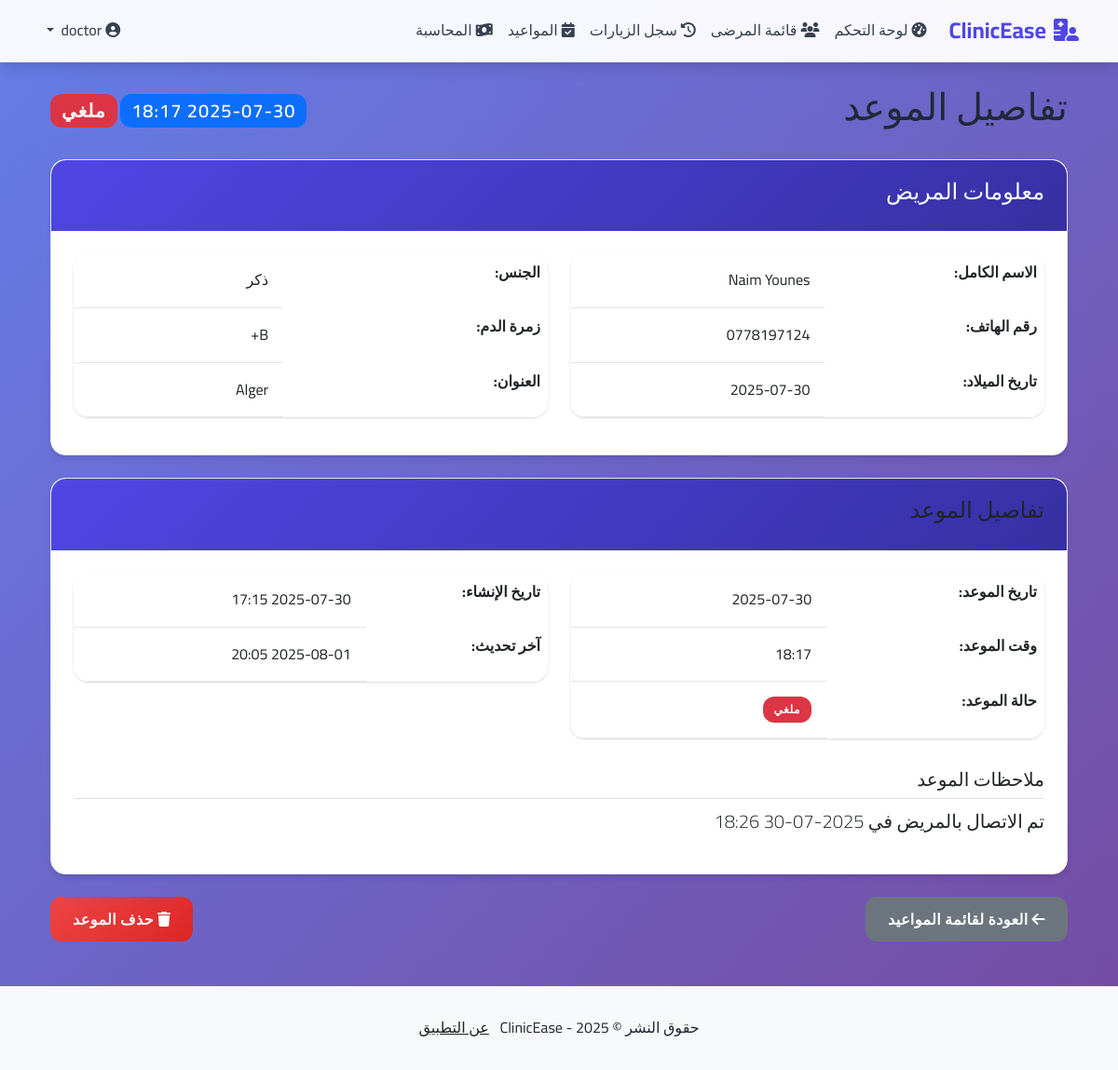
The app's page /appointment/1 (signed in) with its own data.
### clinic_app/models.py (models this page shows, shortened)
class Appointment(db.Model):
    id = db.Column(db.Integer, primary_key=True)
    patient_id = db.Column(db.Integer, db.ForeignKey("patient.id"), nullable=False)
    doctor_id = db.Column(db.Integer, db.ForeignKey("user.id"), nullable=False)
    visit_id = db.Column(db.Integer, db.ForeignKey("visit.id"), nullable=True)  # الزيارة المرتبطة بالموعد
    appointment_date = db.Column(db.DateTime, nullable=False)  # تاريخ ووقت الموعد
    status = db.Column(db.String(20), nullable=False, default="مجدول")  # مجدول، مكتمل، ملغي، فائت
    notes = db.Column(db.Text, nullable=True)  # ملاحظات حول الموعد
    created_at = db.Column(db.DateTime, nullable=False, default=datetime.utcnow)
    updated_at = db.Column(db.DateTime, nullable=False, default=datetime.utcnow, onupdate=datetime.utcnow)
    patient = db.relationship("Patient", backref="appointments", lazy=True)
    doctor = db.relationship("User", backref="doctor_appointments", lazy=True)
    visit = db.relationship("Visit", backref="follow_up_appointment", uselist=False, lazy=True)

class Patient(db.Model):
    id = db.Column(db.Integer, primary_key=True)
    full_name = db.Column(db.String(100), nullable=False)
    phone = db.Column(db.String(20), nullable=False)
    birth_date = db.Column(db.Date, nullable=True)
    gender = db.Column(db.String(10), nullable=True)  # male, female, other
    blood_group = db.Column(db.String(5), nullable=True)  # A+, A-, B+, B-, AB+, AB-, O+, O-
    address = db.Column(db.String(200), nullable=True)
    created_at = db.Column(db.DateTime, nullable=False, default=datetime.utcnow)
    tickets = db.relationship("Ticket", backref="patient", lazy=True)
    visits = db.relationship("Visit", backref="patient", lazy=True)

### clinic_app/doctor/routes.py (the view)
@doctor.route("/appointment/<int:appointment_id>")
@login_required
@doctor_required
def view_appointment(appointment_id):
    appointment = Appointment.query.get_or_404(appointment_id)
    if appointment.doctor_id != current_user.id:
        abort(403)
    return render_template('doctor/view_appointment.html', appointment=appointment)

### clinic_app/doctor/routes.py (called while the page is built)
def doctor_required(f):
    @wraps(f)
    def decorated_function(*args, **kwargs):
        if current_user.role != "doctor":
            flash("غير مسموح لك بالوصول إلى هذه الصفحة", "danger")
            return redirect(url_for("auth.login"))
        return f(*args, **kwargs)
    return decorated_function

### clinic_app/models.py (called while the page is built)
@login_manager.user_loader
def load_user(user_id):
    return User.query.get(int(user_id))

### clinic_app/templates/doctor/view_appointment.html (shortened to what this page needs)
{% extends "layout.html" %}
{% block content %}
<div class="container mt-4">
    <div class="d-flex justify-content-between align-items-center mb-4">
        <h1>تفاصيل الموعد</h1>
        <div>
            <span class="badge bg-primary fs-5">{{ format_datetime(appointment.appointment_date) }}</span>
            {% if appointment.status == "مجدول" %}
                <span class="badge bg-primary fs-5">مجدول</span>
            {% elif appointment.status == "مكتمل" %}
                <span class="badge bg-success fs-5">مكتمل</span>
            {% elif appointment.status == "ملغي" %}
                <span class="badge bg-danger fs-5">ملغي</span>
            {% elif appointment.status == "فائت" %}
                <span class="badge bg-warning fs-5">فائت</span>
            {% else %}
                <span class="badge bg-secondary fs-5">{{ appointment.status }}</span>
            {% endif %}
        </div>
    </div>
    <div class="card mb-4">
        <div class="card-header bg-info text-white">
            <h4>معلومات المريض</h4>
        </div>
        <div class="card-body">
            <div class="row">
                <div class="col-md-6">
                    <table class="table table-borderless">
                        <tr>
                            <th>الاسم الكامل:</th>
                            <td>{{ appointment.patient.full_name }}</td>
                        </tr>
                        <tr>
                            <th>رقم الهاتف:</th>
                            <td>{{ appointment.patient.phone }}</td>
                        </tr>
                        <tr>
                            <th>تاريخ الميلاد:</th>
                            <td>{{ format_date(appointment.patient.birth_date) if appointment.patient.birth_date else 'غير محدد' }}</td>
                        </tr>
                    </table>
                </div>
                <div class="col-md-6">
                    <table class="table table-borderless">
                        <tr>
                            <th>الجنس:</th>
                            <td>{{ "ذكر" if appointment.patient.gender == "male" else "أنثى" if appointment.patient.gender == "female" else "غير محدد" }}</td>
                        </tr>
                        <tr>
                            <th>زمرة الدم:</th>
                            <td>{{ appointment.patient.blood_group if appointment.patient.blood_group else 'غير محدد' }}</td>
                        </tr>
                        <tr>
                            <th>العنوان:</th>
                            <td>{{ appointment.patient.address if appointment.patient.address else 'غير محدد' }}</td>
                        </tr>
                    </table>
                </div>
            </div>
        </div>
    </div>
    <div class="card mb-4">
        <div class="card-header bg-warning text-dark">
            <h4>تفاصيل الموعد</h4>
        </div>
        <div class="card-body">
            <div class="row">
                <div class="col-md-6">
                    <table class="table table-borderless">
                        <tr>
                            <th>تاريخ الموعد:</th>
                            <td>{{ format_date(appointment.appointment_date) }}</td>
                        </tr>
                        <tr>
                            <th>وقت الموعد:</th>
                            <td>{{ appointment.appointment_date.strftime('%H:%M') }}</td>
                        </tr>
                        <tr>
                            <th>حالة الموعد:</th>
                            <td>
                                {% if appointment.status == "مجدول" %}
                                    <span class="badge bg-primary">مجدول</span>
                                {% elif appointment.status == "مكتمل" %}
                                    <span class="badge bg-success">مكتمل</span>
                                {% elif appointment.status == "ملغي" %}
                                    <span class="badge bg-danger">ملغي</span>
                                {% elif appointment.status == "فائت" %}
                                    <span class="badge bg-warning">فائت</span>
                                {% else %}
                                    <span class="badge bg-secondary">{{ appointment.status }}</span>
                                {% endif %}
                            </td>
                        </tr>
                    </table>
                </div>
                <div class="col-md-6">
                    <table class="table table-borderless">
                        <tr>
                            <th>تاريخ الإنشاء:</th>
                            <td>{{ format_datetime(appointment.created_at) }}</td>
                        </tr>
                        <tr>
                            <th>آخر تحديث:</th>
                            <td>{{ format_datetime(appointment.updated_at) }}</td>
                        </tr>
                    </table>
                </div>
            </div>
            {% if appointment.notes %}
            <div class="row mt-3">
                <div class="col-12">
                    <h5 class="border-bottom pb-2">ملاحظات الموعد</h5>
                    <p class="lead">{{ appointment.notes }}</p>
                </div>
            </div>
            {% endif %}
        </div>
    </div>
    <div class="d-flex justify-content-between mt-4">
        <a href="{{ url_for('doctor.appointments') }}" class="btn btn-secondary">
            <i class="fas fa-arrow-left"></i> العودة لقائمة المواعيد
        </a>
        <div>
            {% if appointment.status != "مكتمل" %}
            <form method="POST" action="{{ url_for('doctor.delete_appointment', appointment_id=appointment.id) }}"
                  style="display: inline;" onsubmit="return confirm('هل أنت متأكد من حذف هذا الموعد؟')">
                <button type="submit" class="btn btn-danger">
                    <i class="fas fa-trash"></i> حذف الموعد
                </button>
            </form>
            {% endif %}
        </div>
    </div>
</div>
{% endblock content %}

### clinic_app/static/css/main.css (style rules this page uses)
:root { --primary-color: #4f46e5; --primary-dark: #3730a3; --secondary-color: #6b7280; --success-color: #10b981; --info-color: #06b6d4; --warning-color: #f59e0b; --danger-color: #ef4444; --light-bg: #f8fafc; --white: #ffffff; --gray-50: #f9fafb; --gray-100: #f3f4f6; --gray-200: #e5e7eb; --gray-300: #d1d5db; --gray-400: #9ca3af; --gray-500: #6b7280; --gray-600: #4b5563; --gray-700: #374151; --gray-800: #1f2937; --gray-900: #111827; --shadow-sm: 0 1px 2px 0 rgba(0, 0, 0, 0.05); --shadow: 0 1px 3px 0 rgba(0, 0, 0, 0.1), 0 1px 2px 0 rgba(0, 0, 0, 0.06); --shadow-md: 0 4px 6px -1px rgba(0, 0, 0, 0.1), 0 2px 4px -1px rgba(0, 0, 0, 0.06); --shadow-lg: 0 10px 15px -3px rgba(0, 0, 0, 0.1), 0 4px 6px -2px rgba(0, 0, 0, 0.05); --shadow-xl: 0 20px 25px -5px rgba(0, 0, 0, 0.1), 0 10px 10px -5px rgba(0, 0, 0, 0.04); --border-radius: 0.75rem; --border-radius-lg: 1rem; --transition: all 0.3s cubic-bezier(0.4, 0, 0.2, 1); }
* { box-sizing: border-box; }
body { font-family: 'Cairo', -apple-system, BlinkMacSystemFont, 'Segoe UI', Roboto, sans-serif; background: linear-gradient(135deg, #667eea 0%, #764ba2 100%); background-attachment: fixed; min-height: 100vh; line-height: 1.6; color: var(--gray-800); }
body::before { content: ''; position: fixed; top: 0; left: 0; width: 100%; height: 100%; background: linear-gradient(135deg, #667eea 0%, #764ba2 100%); opacity: 0.1; z-index: -1; }
.card { border-radius: var(--border-radius-lg); box-shadow: var(--shadow-md); transition: var(--transition); border: 1px solid var(--gray-200); background: var(--white); backdrop-filter: blur(10px); overflow: hidden; }
.card-header { border-top-left-radius: var(--border-radius-lg) !important; border-top-right-radius: var(--border-radius-lg) !important; background: linear-gradient(135deg, var(--primary-color), var(--primary-dark)); border-bottom: none; padding: 1.25rem 1.5rem; }
.card-body { padding: 1.5rem; }
.btn { border-radius: var(--border-radius); padding: 0.75rem 1.5rem; transition: var(--transition); font-weight: 600; border: none; position: relative; overflow: hidden; text-transform: none; letter-spacing: 0.025em; }
.btn-danger { background: linear-gradient(135deg, var(--danger-color), #dc2626); color: white; }
.btn::before { content: ''; position: absolute; top: 50%; left: 50%; width: 0; height: 0; border-radius: 50%; background: rgba(255, 255, 255, 0.3); transition: width 0.6s, height 0.6s; transform: translate(-50%, -50%); z-index: 0; }
.btn > * { position: relative; z-index: 1; }
.table { border-radius: var(--border-radius-lg); overflow: hidden; box-shadow: var(--shadow); background: var(--white); }
.table tbody td { padding: 1rem; border-bottom: 1px solid var(--gray-200); vertical-align: middle; }
.badge { border-radius: var(--border-radius); padding: 0.5rem 0.75rem; font-weight: 600; font-size: 0.75rem; text-transform: uppercase; letter-spacing: 0.05em; }

### records on screen
Appointment: appointment_date "2025-07-30 18:17", appointment_date "2025-07-30", appointment_date "18:17", created_at "2025-07-30 17:15", updated_at "2025-08-01 20:05", notes "تم الاتصال بالمريض في 2025-07-30 18:26"
Patient: patient.full_name "Naim Younes", patient.phone "0778197124", birth_date "2025-07-30", gender "ذكر", patient "B+", patient "Alger"
